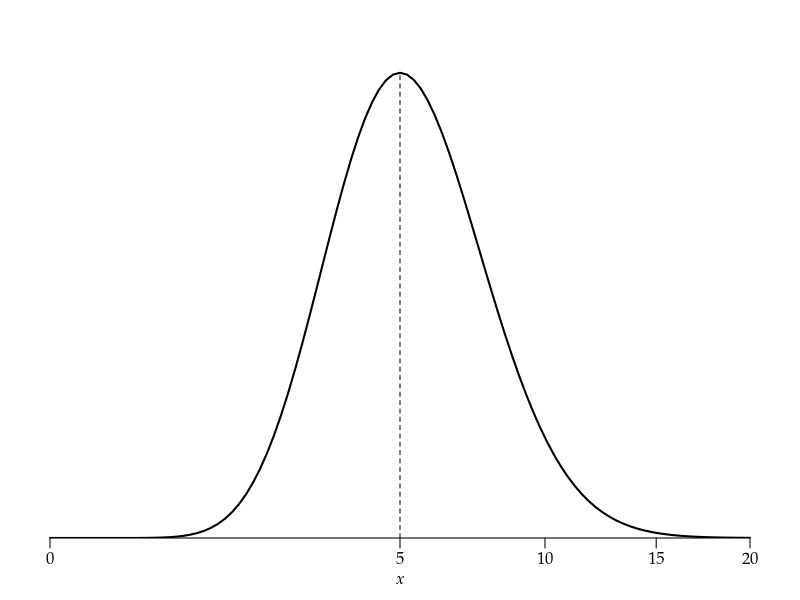

Recreate this plot in R. (Note: this script raises an error after producing the figure.)
args = commandArgs()
basename = sub(".R$", "", sub("^--file=(.*/)?", "", args[grep("^--file=", args)]))
if (length(basename) != 0)
    pdf(file=paste0(basename, "_tmp.pdf"), colormodel="gray", width=4, height=3)
par(family="Palatino")
par(mgp=c(1.5,0.5,0)) # title and axis margins. default: c(3,1,0)
par(mar=c(3,1,1,1)+0.1) # bottom, left, top, right margins. default: c(5,4,4,2)+0.1
plot(NULL, xlim=c(0,sqrt(20)), ylim=c(0,dgamma(4.5,5.5)+0.01),
     xlab=expression(italic(x)), ylab="", yaxs="i", axes=FALSE)
t = c(0, 5, 10, 15, 20)
axis(1, sqrt(t), t)
curve(dgamma(x^2,6), lwd=2, add=TRUE)
segments(sqrt(5), 0, sqrt(5), dgamma(5,6), lty=2)
dev.off()
embedFonts(paste0(basename, "_tmp.pdf"), outfile=paste0(basename, ".pdf"),
           options="-c \"<</NeverEmbed []>> setdistillerparams\" -f ")
